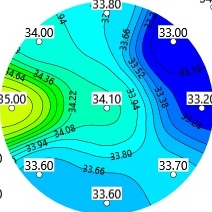
#> input picture 23.02/Example_img/roi_1.jpg, 212 x 212 px, given in place of 0002AA00162C.jpg, which was not available
$ jupyter execute --allow-errors 'ОбзорИзображений.ipynb'
#> lines starting #> are read from the running program, lines starting #| are printed output that depends on the picture; pictures that were not available may be replaced by others from this repository, and a replacement may not be noted
[cell 1]
import os
import numpy as np
import cv2 as cv2
import matplotlib.pyplot as plt

[cell 2]
img = cv2.imread('D:\__Study__\CluseterTerm\Combined\\0002AA00162C.jpg')
#> img is the input picture: shape (212, 212, 3); mean B, G, R 212.6, 201.5, 78.6
# img = cv2.resize(img, (500, 500))

[cell 3]
# Проверка на успешную загрузку изображения
if img is not None:
    # Получение размеров изображения
    height, width, channels = img.shape
#> height = 212; width = 212; channels = 3

    # Вывод информации
    print(f"Ширина: {width} пикселей")
#| Ширина: 212 пикселей
    print(f"Высота: {height} пикселей")
#| Высота: 212 пикселей
    print(f"Количество каналов: {channels}")
#| Количество каналов: 3
else:
    print("Ошибка загрузки изображения.")

[cell 4]
gray = cv2.cvtColor(img, cv2.COLOR_BGR2GRAY)
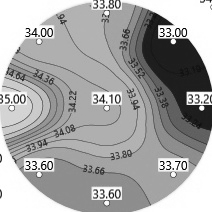
#> gray: shape (212, 212); min 0, max 255, mean 166

# Применение размытия для уменьшения шумов
blurred = cv2.medianBlur(gray, 5)
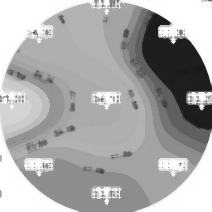
#> blurred: shape (212, 212); min 20, max 255, mean 170.3

# Применение кругового преобразования Хафа
# circles = cv2.HoughCircles(blurred, cv2.HOUGH_GRADIENT, dp=5, minDist=200, param1=50, param2=30, minRadius=70, maxRadius=106)
circles = cv2.HoughCircles(blurred, cv2.HOUGH_GRADIENT, dp=5, minDist=200, param1=50, param2=30, minRadius=70, maxRadius=109)
#> circles = [[107.5, 107.5, 106]]


# Проверка, найдены ли круги
if circles is not None:
    circles = np.uint16(np.around(circles))
#> circles = [[108, 108, 106]]
    # Список для хранения круговых ROI
    roi_list = []
    # Извлечение каждого кругового ROI
    for i, circle in enumerate(circles[0, :]):
        center_x, center_y, radius = circle[0], circle[1], circle[2]

        # Извлечение ROI с учетом радиуса
        roi = img[center_y - radius:center_y + radius, center_x - radius:center_x + radius]

        # Добавление кругового ROI в список
        roi_list.append(roi)
        # Сохранение каждого кругового ROI в отдельном файле
        cv2.imwrite(f'./Example_img/roi_{i+1}.jpg', roi)
#> this loop made 1 pass
#> pass 1, `roi = img[center_y - radius:center_y + radius, center_x - radius:cente..`:
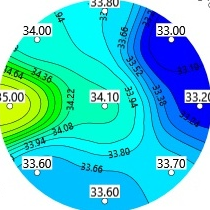
#> roi: shape (210, 210, 3); mean B, G, R 212.4, 200.8, 75.6
#> after the loop, roi_list = 1 item

    # Теперь вы можете использовать roi_list для дальнейшей обработки каждого круга
    for i, roi in enumerate(roi_list):
        # отобразить каждый круговой ROI
        height, width, channels = roi.shape
        print(roi.shape)

        print(f"Ширина: {width} пикселей")
        print(f"Высота: {height} пикселей")
        print(f"Количество каналов: {channels}")
        cv2.imshow(f'ROI {i+1}', roi)
        cv2.waitKey(0)
        cv2.destroyAllWindows()
#> this loop made 1 pass
#> (height, width, channels) on pass 1: (210, 210, 3)
#| (210, 210, 3)
#| Ширина: 210 пикселей
#| Высота: 210 пикселей
#| Количество каналов: 3
else:
    print("Круги не обнаружены.")

[cell 5]
roi_list = np.array(roi_list)
roi_list.shape
#> Out = (1, 210, 210, 3)

[cell 6]
import cv2

# Вычислите абсолютную разницу между изображениями в оттенках серого
gray_roi_list_0 = cv2.cvtColor(roi_list[0], cv2.COLOR_BGR2GRAY)
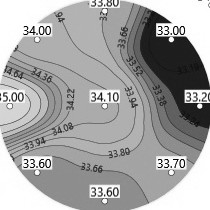
#> gray_roi_list_0: shape (210, 210); min 0, max 255, mean 164.7
#> (the rest of this cell did not finish here and is left out)
